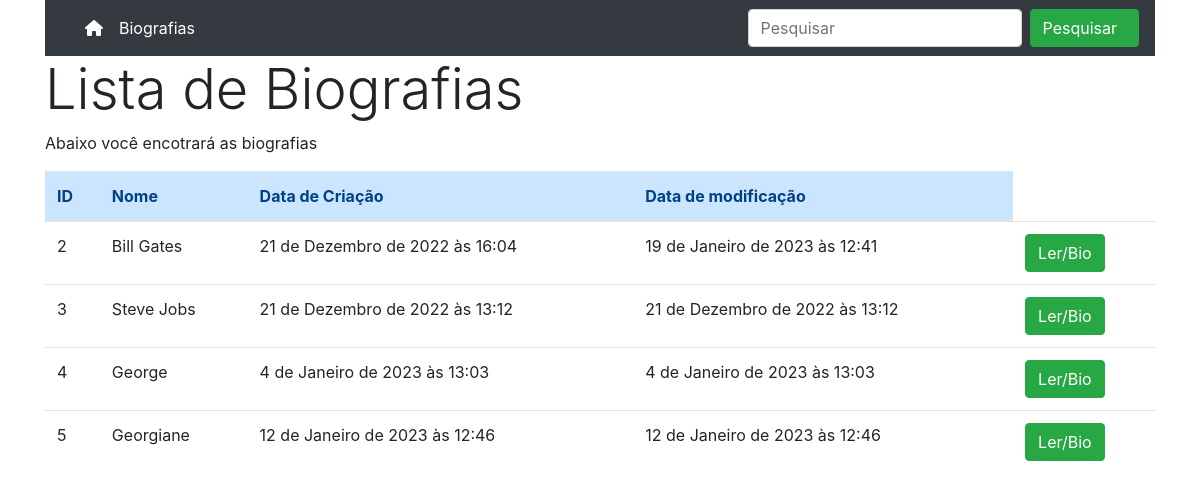
The app's page /lista/ with its own data.
### core/models.py (models this page shows, shortened)
class Pessoa(models.Model):
    nome = models.CharField(max_length=200)
    biografia = models.TextField()
    ulr_foto = models.CharField(max_length=1800)
    data_criacao = models.DateTimeField(auto_now_add=True)
    data_modificacao = models.DateTimeField(auto_now=True)

### core/views.py (the view)
# urls.py: path('lista/', views.lista, name='lista'),
def lista(request):
    pesquisa = request.GET.get('pesquisar')
    pessoas = Pessoa.objects.filter(biografia__contains='')
    context = {
        'pessoas': pessoas
    }
    return render(request, 'core/lista.html', context=context)

### core/templates/core/lista.html (shortened to what this page needs)
{% extends 'Base.html' %}
{% block content %}
<div class="jumboton">
    <h1 class="display-4">Lista de Biografias</h1>
    <p>Abaixo você encotrará as biografias </p>
</div>
<table class="table">
    <thead>
    <tr class="alert-primary">
        <th>ID</th>
        <th>Nome</th>
        <th>Data de Criação</th>
        <th>Data de modificação</th>
    </tr>
    </thead>
    <tbody>
    {% for pessoa in pessoas %}
    <tr>
        <td>{{ pessoa.id }}</td>
        <td>{{ pessoa.nome }}</td>
        <td>{{ pessoa.data_criacao }}</td>
        <td>{{ pessoa.data_modificacao }}</td>
        <td>
            <a href="{% url 'detalhe' pessoa.id %}" class="btn btn-success">Ler/Bio</a>
        </td>
    </tr>
    {% endfor %}
    </tbody>
</table>
{% endblock %}

### core/templates/Base.html (shortened to what this page needs)
<!doctype html>
{% load static %}
<html lang="pt-br">
  <head>
    <link rel="stylesheet" href="https://cdn.jsdelivr.net/npm/bootstrap@4.5.3/dist/css/bootstrap.min.css">
  </head>
  <body>
  <div class="container">
      {% include 'core/navbar_bootstrap.html' %}
  </div>
  <div class="container">
        {% block content %}
        {% endblock %}
  </div>
  </body>
</html>

### core/templates/core/navbar_bootstrap.html (shortened to what this page needs)
{% load static %}
<nav class="navbar navbar-expand-lg navbar-dark bg-dark">
  <div class="collapse navbar-collapse" id="navbarSupportedContent">
    <ul class="navbar-nav mr-auto">
        <li class="nav-item active">
          <a class="nav-link" href="{% url 'index' %}"><i class="fa-solid fa-house"></i></a>
        </li>
        <li class="nav-item active">
          <a class="nav-link" href="{% url 'lista' %}"> Biografias</a>
        </li>
      </ul>
    <form class="form-inline my-2 my-lg-0" action="{% url 'lista' %}" method="get">
      <input class="form-control mr-sm-2" type="search" placeholder="Pesquisar" name="pesquisar" aria-label="Search">
      <button class="btn btn-success my-2 my-sm-0" type="submit">Pesquisar &nbsp;</button>
    </form>
  </div>
</nav>

### records on screen
Pessoa: id "2", nome "Bill Gates", data_criacao "21 de Dezembro de 2022 às 16:04", data_modificacao "19 de Janeiro de 2023 às 12:41"
Pessoa: id "3", nome "Steve Jobs", data_criacao "21 de Dezembro de 2022 às 13:12", data_modificacao "21 de Dezembro de 2022 às 13:12"
Pessoa: id "4", nome "George", data_criacao "4 de Janeiro de 2023 às 13:03", data_modificacao "4 de Janeiro de 2023 às 13:03"
Pessoa: id "5", nome "Georgiane", data_criacao "12 de Janeiro de 2023 às 12:46", data_modificacao "12 de Janeiro de 2023 às 12:46"
